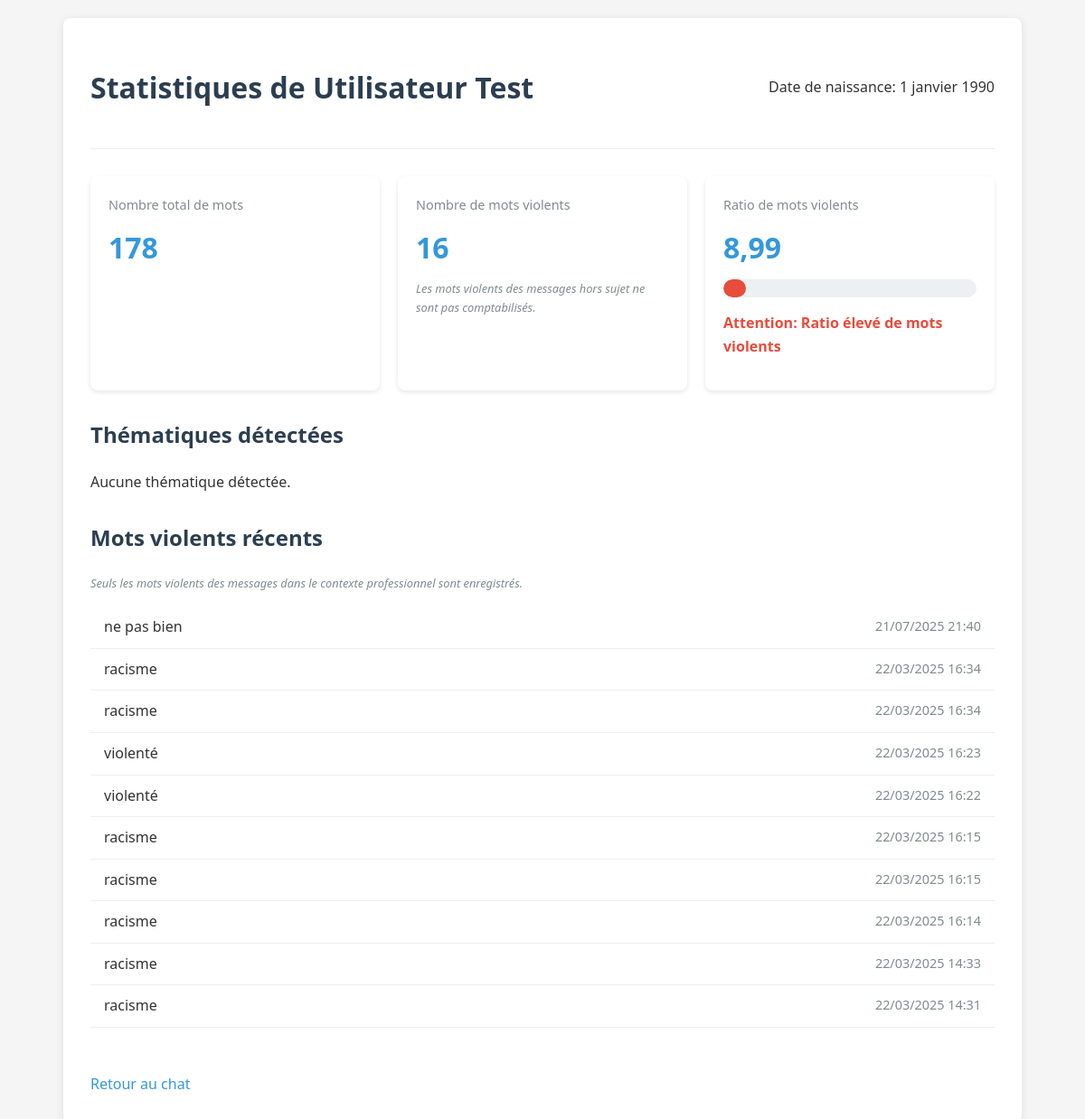
Before: /employee/1/ with the older database file.
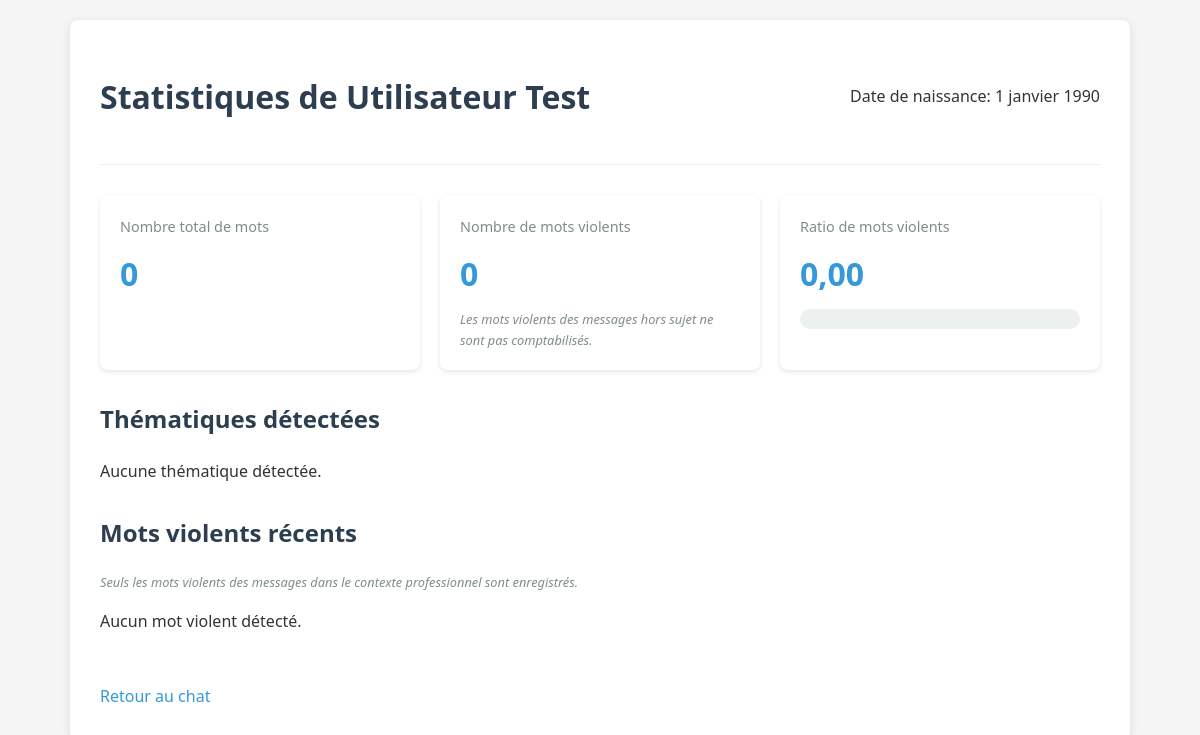
After: the same page with the newer database file.
### chatbot/models.py (models this page shows, shortened)
class Employee(models.Model):
    first_name = models.CharField(max_length=100, verbose_name="Prénom")
    last_name = models.CharField(max_length=100, verbose_name="Nom")
    birth_date = models.DateField(verbose_name="Date de naissance")
    created_at = models.DateTimeField(auto_now_add=True)
    updated_at = models.DateTimeField(auto_now=True)
    total_words_count = models.IntegerField(default=0, verbose_name="Nombre de mots total")
    violent_words_count = models.IntegerField(default=0, verbose_name="Nombre de mots violents")
    @property
    def violent_words_ratio(self):
        if self.total_words_count == 0:
            return 0
        return round(self.violent_words_count / self.total_words_count, 4)
    class Meta:
        verbose_name = "Employé"
        verbose_name_plural = "Employés"

class ViolentWord(models.Model):
    employee = models.ForeignKey(Employee, on_delete=models.CASCADE, related_name='violent_words')
    word = models.CharField(max_length=100, verbose_name="Mot violent")
    timestamp = models.DateTimeField(default=timezone.now)
    class Meta:
        verbose_name = "Mot violent"
        verbose_name_plural = "Mots violents"

### chatbot/views.py (the view)
# urls.py: path('employee/<int:employee_id>/', views.employee_stats, name='employee_stats'),
def employee_stats(request, employee_id):
    employee = get_object_or_404(Employee, id=employee_id)
    recent_violent_words = employee.violent_words.order_by('-timestamp')[:10]
    theme_counters = employee.theme_counters.select_related('theme').all()
    context = {
        'employee': employee,
        'violent_words_ratio': employee.violent_words_ratio * 100,  # Convert to percentage
        'recent_violent_words': recent_violent_words,
        'theme_counters': theme_counters,
    }
    return render(request, 'employee_stats.html', context)

### chatbot/templates/employee_stats.html (shortened to what this page needs)
<!DOCTYPE html>
<html lang="fr">
<head>
</head>
<body>
    <div class="container">
        <div class="header">
            <h1>Statistiques de {{ employee.first_name }} {{ employee.last_name }}</h1>
            <p>Date de naissance: {{ employee.birth_date }}</p>
        </div>
        <div class="stats-container">
            <div class="stat-card">
                <div class="stat-label">Nombre total de mots</div>
                <div class="stat-value">{{ employee.total_words_count }}</div>
            </div>
            <div class="stat-card">
                <div class="stat-label">Nombre de mots violents</div>
                <div class="stat-value">{{ employee.violent_words_count }}</div>
                <div class="stat-label info-text">Les mots violents des messages hors sujet ne sont pas comptabilisés.</div>
            </div>
            <div class="stat-card">
                <div class="stat-label">Ratio de mots violents</div>
                <div class="stat-value">{{ violent_words_ratio|floatformat:2 }}</div>
                <div class="ratio-container">
                    <div class="ratio-bar" id="violent-words-ratio-bar"></div>
                </div>
                {% if violent_words_ratio > 5 %}
                <p class="warning">Attention: Ratio élevé de mots violents</p>
                {% endif %}
            </div>
        </div>
        <div class="row">
            <div class="col">
                <h2>Thématiques détectées</h2>
                {% if theme_counters %}
                <ul class="theme-list">
                    {% for counter in theme_counters %}
                    <li class="theme-item">
                        <span class="theme-name">{{ counter.theme.name }}</span>
                        <span class="theme-count">{{ counter.count }} occurrences</span>
                    </li>
                    {% endfor %}
                </ul>
                {% else %}
                <p>Aucune thématique détectée.</p>
                {% endif %}
            </div>
        </div>
        <div class="row">
            <div class="col">
                <h2>Mots violents récents</h2>
                <p class="info-text">Seuls les mots violents des messages dans le contexte professionnel sont enregistrés.</p>
                {% if recent_violent_words %}
                <ul class="word-list">
                    {% for word in recent_violent_words %}
                    <li class="word-item">
                        <span class="word-text">{{ word.word }}</span>
                        <span class="word-date">{{ word.timestamp|date:"d/m/Y H:i" }}</span>
                    </li>
                    {% endfor %}
                </ul>
                {% else %}
                <p>Aucun mot violent détecté.</p>
                {% endif %}
            </div>
        </div>
        <a href="/" class="back-link">Retour au chat</a>
    </div>
</body>
</html>

### chatbot/templates/employee_stats.html (style rules this page uses)
body { font-family: 'Segoe UI', Tahoma, Geneva, Verdana, sans-serif; line-height: 1.6; color: #333; margin: 0; padding: 20px; background-color: #f5f5f5; }
.container { max-width: 1000px; margin: 0 auto; background-color: #fff; padding: 30px; border-radius: 8px; box-shadow: 0 2px 10px rgba(0, 0, 0, 0.1); }
h1, h2, h3 { color: #2c3e50; }
.header { display: flex; justify-content: space-between; align-items: center; margin-bottom: 30px; border-bottom: 1px solid #eee; padding-bottom: 20px; }
.stats-container { display: grid; grid-template-columns: repeat(auto-fill, minmax(300px, 1fr)); gap: 20px; margin-bottom: 30px; }
.stat-card { background-color: #fff; border-radius: 8px; padding: 20px; box-shadow: 0 2px 5px rgba(0, 0, 0, 0.1); }
.stat-value { font-size: 2em; font-weight: bold; color: #3498db; margin: 10px 0; }
.stat-label { color: #7f8c8d; font-size: 0.9em; }
.back-link { display: inline-block; margin-top: 20px; color: #3498db; text-decoration: none; }
.ratio-container { position: relative; height: 20px; background-color: #ecf0f1; border-radius: 10px; overflow: hidden; margin: 10px 0; }
.info-text { font-style: italic; font-size: 0.8em; color: #7f8c8d; margin-top: 5px; }
.row { margin-bottom: 30px; }
.col { width: 100%; }

Changed rows visible on the page:
removed ViolentWord: word "ne pas bien", timestamp "21/07/2025 21:40"
removed ViolentWord: word "racisme", timestamp "22/03/2025 16:34"
removed ViolentWord: word "racisme", timestamp "22/03/2025 16:34"
removed ViolentWord: word "violenté", timestamp "22/03/2025 16:23"
removed ViolentWord: word "violenté", timestamp "22/03/2025 16:22"
removed ViolentWord: word "racisme", timestamp "22/03/2025 16:15"
removed ViolentWord: word "racisme", timestamp "22/03/2025 16:15"
removed ViolentWord: word "racisme", timestamp "22/03/2025 16:14"
removed ViolentWord: word "racisme", timestamp "22/03/2025 14:33"
removed ViolentWord: word "racisme", timestamp "22/03/2025 14:31"
changed Employee "Utilisateur": total_words_count "178" → "0"; violent_words_count "16" → "0"
Other visible differences:
{{ violent_words_ratio|floatformat:2 }}: "8,99" → "0,00"
text no longer shown: "Attention: Ratio élevé de mots violents"
text now shown: "Aucun mot violent détecté."
